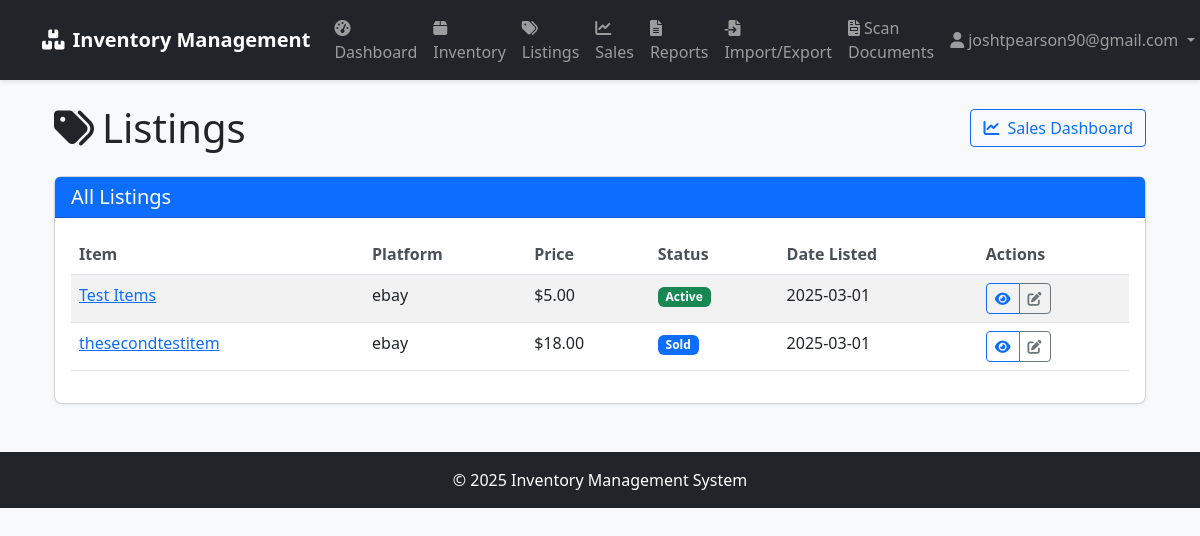
Screenshot of /sales/ (signed in) with the database file from the repository.
### app/models/user.py (models this page shows, shortened)
class User(UserMixin, db.Model):
    __tablename__ = 'users'
    id = db.Column(db.Integer, primary_key=True)
    username = db.Column(db.String(64), unique=True, index=True)
    email = db.Column(db.String(120), unique=True, index=True)
    password_hash = db.Column(db.String(128))
    role = db.Column(db.String(20), default='user')  # 'admin', 'manager', 'user'
    created_at = db.Column(db.DateTime, default=datetime.utcnow)
    last_login = db.Column(db.DateTime)
    def is_admin(self):
        return self.role == 'admin'

### app/models/inventory.py (models this page shows, shortened)
class Listing(db.Model):
    __tablename__ = 'listings'
    id = db.Column(db.Integer, primary_key=True)
    item_id = db.Column(db.Integer, db.ForeignKey('items.id'), nullable=False)
    platform_id = db.Column(db.Integer, db.ForeignKey('sales_platforms.id'), nullable=False)
    listing_url = db.Column(db.String(255))
    listing_price = db.Column(db.Float, nullable=False)
    status = db.Column(db.String(20), default='active')  # active, sold, expired, etc.
    date_listed = db.Column(db.DateTime, default=datetime.utcnow)
    date_sold = db.Column(db.DateTime)
    transactions = db.relationship('SaleTransaction', backref='listing', lazy='dynamic')

class Item(db.Model):
    __tablename__ = 'items'
    id = db.Column(db.Integer, primary_key=True)
    name = db.Column(db.String(100), nullable=False)
    description = db.Column(db.Text)
    sku = db.Column(db.String(50), unique=True, index=True)
    condition = db.Column(db.String(50))  # new, used, refurbished, etc.
    cost_price = db.Column(db.Float, nullable=False)
    created_at = db.Column(db.DateTime, default=datetime.utcnow)
    updated_at = db.Column(db.DateTime, default=datetime.utcnow, onupdate=datetime.utcnow)
    inventory_records = db.relationship('InventoryRecord', backref='item', lazy='dynamic')
    listings = db.relationship('Listing', backref='item', lazy='dynamic')

class SalesPlatform(db.Model):
    __tablename__ = 'sales_platforms'
    id = db.Column(db.Integer, primary_key=True)
    name = db.Column(db.String(50), unique=True, nullable=False)
    url = db.Column(db.String(200))
    fee_percentage = db.Column(db.Float, default=0)  # Platform fee as a percentage
    listings = db.relationship('Listing', backref='platform', lazy='dynamic')

### app/routes/sales.py (the view)
@sales_bp.route('/')
@login_required
def index():
    listings = Listing.query.all()
    return render_template('sales/index.html', listings=listings)

### app/models/user.py (called while the page is built)
@login_manager.user_loader
def load_user(user_id):
    return User.query.get(int(user_id))

### app/templates/sales/index.html (shortened to what this page needs)
{% extends "base.html" %}
{% block content %}
<div class="container">
    <div class="d-flex justify-content-between align-items-center mb-4">
        <h1 class="mb-0">
            <i class="fas fa-tags me-2"></i>Listings
        </h1>
        <div>
            <a href="{{ url_for('sales.dashboard') }}" class="btn btn-outline-primary">
                <i class="fas fa-chart-line me-2"></i>Sales Dashboard
            </a>
        </div>
    </div>
    <div class="card">
        <div class="card-header bg-primary text-white">
            <h5 class="mb-0">All Listings</h5>
        </div>
        <div class="card-body">
            {% if listings %}
            <div class="table-responsive">
                <table class="table table-striped table-hover">
                    <thead>
                        <tr>
                            <th>Item</th>
                            <th>Platform</th>
                            <th>Price</th>
                            <th>Status</th>
                            <th>Date Listed</th>
                            <th>Actions</th>
                        </tr>
                    </thead>
                    <tbody>
                        {% for listing in listings %}
                        <tr>
                            <td>
                                <a href="{{ url_for('inventory.view_item', item_id=listing.item.id) }}">
                                    {{ listing.item.name }}
                                </a>
                            </td>
                            <td>{{ listing.platform.name }}</td>
                            <td>{{ listing.listing_price | currency }}</td>
                            <td>
                                {% if listing.status == 'active' %}
                                <span class="badge bg-success">Active</span>
                                {% elif listing.status == 'sold' %}
                                <span class="badge bg-primary">Sold</span>
                                {% elif listing.status == 'expired' %}
                                <span class="badge bg-warning">Expired</span>
                                {% else %}
                                <span class="badge bg-secondary">{{ listing.status }}</span>
                                {% endif %}
                            </td>
                            <td>{{ listing.date_listed | date }}</td>
                            <td>
                                <div class="btn-group btn-group-sm">
                                    <a href="{{ url_for('sales.view_listing', listing_id=listing.id) }}" class="btn btn-outline-primary">
                                        <i class="fas fa-eye"></i>
                                    </a>
                                    <a href="{{ url_for('sales.edit_listing', listing_id=listing.id) }}" class="btn btn-outline-secondary">
                                        <i class="fas fa-edit"></i>
                                    </a>
                                </div>
                            </td>
                        </tr>
                        {% endfor %}
                    </tbody>
                </table>
            </div>
            {% else %}
            <div class="alert alert-info">
                <i class="fas fa-info-circle me-2"></i>No listings found. Add listings to your inventory items to track sales.
            </div>
            {% endif %}
        </div>
    </div>
</div>
{% endblock %}

### app/templates/base.html (shortened to what this page needs)
<!DOCTYPE html>
<html lang="en">
<head>
    <link href="https://cdn.jsdelivr.net/npm/bootstrap@5.3.0/dist/css/bootstrap.min.css" rel="stylesheet">
    <link rel="stylesheet" href="https://cdnjs.cloudflare.com/ajax/libs/font-awesome/6.0.0/css/all.min.css">
    <link rel="stylesheet" href="{{ url_for('static', filename='css/style.css') }}">
</head>
<body>
    <nav class="navbar navbar-expand-lg navbar-dark bg-dark">
        <div class="container">
            <a class="navbar-brand" href="{{ url_for('main.index') }}">
                <i class="fas fa-boxes me-2"></i>Inventory Management
            </a>
            <div class="collapse navbar-collapse" id="navbarNav">
                <ul class="navbar-nav me-auto">
                    {% if current_user.is_authenticated %}
                    <li class="nav-item">
                        <a class="nav-link" href="{{ url_for('main.dashboard') }}">
                            <i class="fas fa-tachometer-alt me-1"></i>Dashboard
                        </a>
                    </li>
                    <li class="nav-item">
                        <a class="nav-link" href="{{ url_for('inventory.index') }}">
                            <i class="fas fa-box me-1"></i>Inventory
                        </a>
                    </li>
                    <li class="nav-item">
                        <a class="nav-link" href="{{ url_for('sales.index') }}">
                            <i class="fas fa-tags me-1"></i>Listings
                        </a>
                    </li>
                    <li class="nav-item">
                        <a class="nav-link" href="{{ url_for('sales.dashboard') }}">
                            <i class="fas fa-chart-line me-1"></i>Sales
                        </a>
                    </li>
                    <li class="nav-item">
                        <a class="nav-link" href="{{ url_for('reports.index') }}">
                            <i class="fas fa-file-alt me-1"></i>Reports
                        </a>
                    </li>
                    <li class="nav-item">
                        <a class="nav-link" href="{{ url_for('import_export.index') }}">
                            <i class="fas fa-file-import me-1"></i>Import/Export
                        </a>
                    </li>
                    <li class="nav-item">
                        <a class="nav-link" href="{{ url_for('documents.index') }}">
                            <i class="fas fa-file-invoice me-1"></i>Scan Documents
                        </a>
                    </li>
                    {% endif %}
                </ul>
                <ul class="navbar-nav">
                    {% if current_user.is_authenticated %}
                    <li class="nav-item dropdown">
                        <a class="nav-link dropdown-toggle" href="#" id="userDropdown" role="button" data-bs-toggle="dropdown">
                            <i class="fas fa-user me-1"></i>{{ current_user.username }}
                        </a>
                    </li>
                    {% endif %}
                </ul>
            </div>
        </div>
    </nav>
    <div class="container mt-4">
        {% block content %}{% endblock %}
    </div>
    <footer class="bg-dark text-white mt-5 py-3">
        <div class="container text-center">
            <p class="mb-0">&copy; 2025 Inventory Management System</p>
        </div>
    </footer>
</body>
</html>

### app/static/css/style.css (style rules this page uses)
body { font-family: 'Segoe UI', Tahoma, Geneva, Verdana, sans-serif; background-color: #f8f9fa; }
.card { border-radius: 8px; box-shadow: 0 2px 4px rgba(0, 0, 0, 0.05); transition: transform 0.2s, box-shadow 0.2s; }
.card-header { border-top-left-radius: 8px; border-top-right-radius: 8px; font-weight: 600; }
.table th { font-weight: 600; color: #495057; }
.btn { border-radius: 4px; font-weight: 500; }
.navbar { box-shadow: 0 2px 4px rgba(0, 0, 0, 0.1); }
.navbar-brand { font-weight: 600; }
.nav-link { font-weight: 500; }
footer { margin-top: 3rem; }

### rows the page displays
User: username "joshtpearson90@gmail.com"
Listing: item.name "Test Items", platform.name "ebay", listing_price "$5.00", status "Active", date_listed "2025-03-01"
Listing: item.name "thesecondtestitem", platform.name "ebay", listing_price "$18.00", status "Sold", date_listed "2025-03-01"
